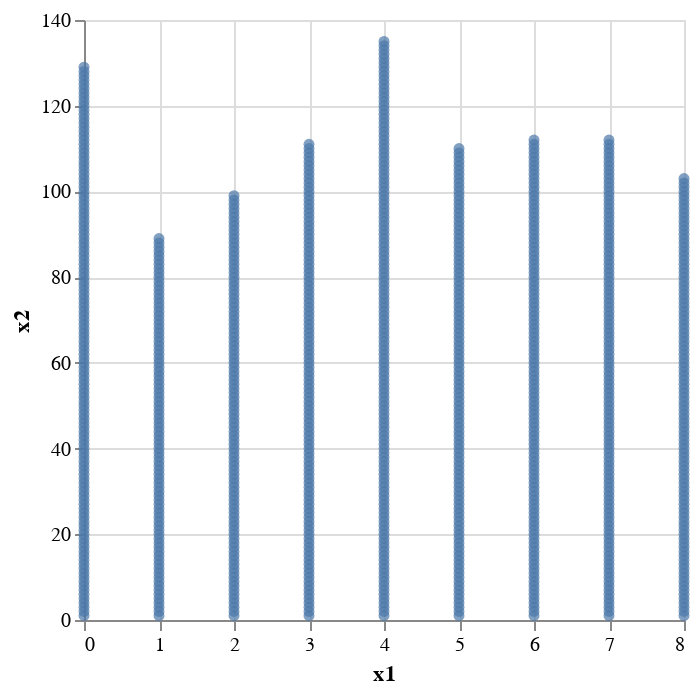

Notebook code cell kept with this figure:
### Code cell
points = df |> vl"""
{
  "mark": "circle",
  "encoding": {
    "x": {"field": "x1", "type": "quantitative"},
    "y": {"field": "x2", "type": "quantitative"}
  }
}"""

### Figure 1 — Vega-Lite specification as saved in the notebook (floating-point values rounded to 4 significant figures; data arrays with more than 128 entries replaced by an {"elided": "..."} marker saying what was removed)
{"data": {"values": {"elided": "1000 records"}}, "encoding": {"x": {"field": "x1", "type": "quantitative"}, "y": {"field": "x2", "type": "quantitative"}}, "mark": "circle"}
